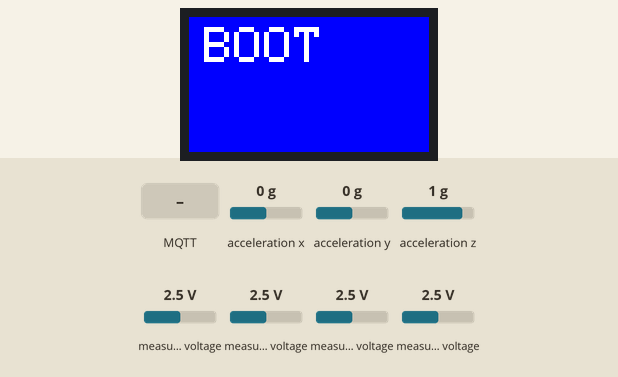
Simulated run of this sketch. Board: ESP32. Shown: 240×135 colour display. The test bench sets the inputs (shaded band); at power-on: acceleration x 0 g, acceleration y 0 g, acceleration z 1 g, measured voltage 2.5 V. WiFi joins after 1.5 s; servers stay silent unless stated; no MQTT or app messages arrive unless stated; what the sketch prints to the serial monitor is not drawn.

Above: at 0.2 s.
At 2.8 s:
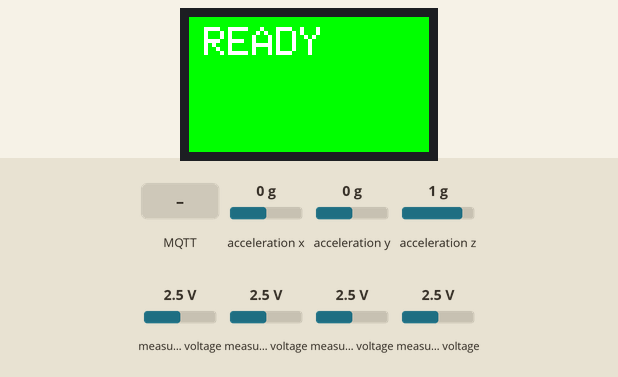
2.9 s: MQTT message "1" arrives on the first subscribed topic
4.8 s: MQTT message "on" arrives on the first subscribed topic
6.4 s: MQTT message "off" arrives on the first subscribed topic
Timing chart, 0 to 9.4 s (numbered marks = the images above; inputs shaded):
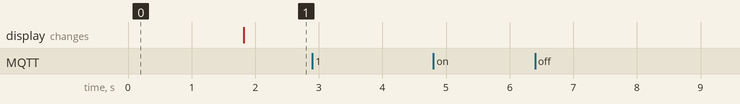

The sketch:

MQTT_thingspeak.ino
```cpp
/*
MQTT Client for Thinkspeak
Author : R. Sutthaweekul
*/

#include <M5StickCPlus.h>
#include <WiFi.h>
#include <PubSubClient.h>
#include <Adafruit_ADS1X15.h>

#include "config.h"

//WIFI
const char* ssid = WIFI_SSID;
const char* password = WIFI_PASSWD;
const char* mqtt_server = MQTT_SERVER;

//MQTT client
WiFiClient espClient;
PubSubClient client(espClient);
//ADS

Adafruit_ADS1115 ads;

void setup_wifi() {

  delay(10);
  // We start by connecting to a WiFi network
  Serial.println();
  Serial.print("Connecting to ");
  Serial.println(ssid);

  WiFi.mode(WIFI_STA);
  WiFi.begin(ssid, password);

  while (WiFi.status() != WL_CONNECTED) {
    delay(500);
    Serial.print(".");
  }

  randomSeed(micros());

  Serial.println("");
  Serial.println("WiFi connected");
  Serial.println("IP address: ");
  Serial.println(WiFi.localIP());
}

void callback(char* topic, byte* payload, unsigned int length) {
  Serial.print("Message arrived [");
  Serial.print(topic);
  Serial.print("] ");
  for (int i = 0; i < length; i++) {
    Serial.print((char)payload[i]);
  }
  Serial.println();
}

void reconnect() {
  // Loop until it is connected
  while (!client.connected()) {

    Serial.print("Attempting MQTT connection...");
    //String clientId = "MQTT_Werkplaats";
    // Attempt to connect
    if (client.connect(SECRET_MQTT_CLIENT_ID, SECRET_MQTT_USERNAME, SECRET_MQTT_PASSWORD)) {
      Serial.println("connected");

      char subscribe_topic[100];
      sprintf(subscribe_topic,"channels/%s/subscribe",MQTT_CHANNEL);
      client.subscribe(subscribe_topic);
      sprintf(subscribe_topic,"channels/%s/subscribe/fields/%s",MQTT_CHANNEL,"field1");
      client.subscribe(subscribe_topic);

      Serial.println("subscribed");
      M5.Lcd.fillScreen(GREEN);
      M5.Lcd.setCursor(15, 10);
      M5.Lcd.setTextColor(WHITE);
      M5.Lcd.setTextSize(4);
      M5.Lcd.printf("READY");
      //client.subscribe("tkkrlab/spacestate");

    } else {
      Serial.print("failed, rc=");
      Serial.print(client.state());
      Serial.println(" try again in 5 seconds");
      // Wait 5 seconds before retrying
      delay(5000);
    }
  }
}

void setup() {

  M5.begin();
  M5.Lcd.setRotation(1);

  M5.Lcd.fillScreen(BLUE);
  M5.Lcd.setCursor(15, 10);
  M5.Lcd.setTextColor(WHITE);
  M5.Lcd.setTextSize(5);
  M5.Lcd.printf("BOOT");

  Serial.begin(115200);

  setup_wifi();
  client.setServer(mqtt_server, 1883);
  client.setCallback(callback);
  client.setBufferSize(2048);

  if (!ads.begin()) {
    Serial.println("Failed to initialize ADS.");
    while (1);
  }
}

void loop() {

  if (!client.connected()) {
    reconnect();
  }
  client.loop();

  static int c=0;
  int16_t adc0, adc1, adc2, adc3;
  float volts0, volts1, volts2, volts3,accX = 0.0F,accY = 0.0F, accZ = 0.0F;
  char topic[40];
  char payload[100];
  adc0 = ads.readADC_SingleEnded(0);
  adc1 = ads.readADC_SingleEnded(1);
  adc2 = ads.readADC_SingleEnded(2);
  adc3 = ads.readADC_SingleEnded(3);

  volts0 = ads.computeVolts(adc0);
  volts1 = ads.computeVolts(adc1);
  volts2 = ads.computeVolts(adc2);
  volts3 = ads.computeVolts(adc3);

  M5.IMU.getAccelData(&accX,&accY,&accZ);
  sprintf(topic,"channels/%s/publish", MQTT_CHANNEL);
  sprintf(payload,"field1=%.4f&field2=%.4f&field3=%.4f&field4=%.4f&field5=6.2f&status=MQTTPUBLISH",volts0,volts1,volts2,volts3,accZ);
  client.publish(topic, payload);
  Serial.println("Topic and Payload sent");
  delay(500);
  /*if(digitalRead(BUTTON_A_PIN) == 0) {
    char topic[40];
    char payload[100];
    sprintf(topic,"channels/%s/publish", MQTT_CHANNEL);
    sprintf(payload,"field1=%d&field2=%d&field3=%d&field4=%.4f&status=MQTTPUBLISH",c,c%2,c%3,c%4);
    client.publish(topic, payload);
    Serial.println("Button pressed");
    delay(500);

    M5.Lcd.setCursor(20, 53);
    M5.Lcd.setTextColor(WHITE,GREEN);
    M5.Lcd.setTextSize(2);
    M5.Lcd.printf("c=%2d",c);

    c>=12? c=0: c++;
  };*/
}
```

config.h
```cpp
// WiFi Credential
#define WIFI_SSID "Erufu"
#define WIFI_PASSWD "Delta_006"

// Thingspeak
#define MQTT_SERVER "mqtt3.thingspeak.com"
#define MQTT_CHANNEL "1850649"

#define SECRET_MQTT_USERNAME "KSkrBCgiEAA9AiMpDzwrExs"
#define SECRET_MQTT_CLIENT_ID "KSkrBCgiEAA9AiMpDzwrExs"
#define SECRET_MQTT_PASSWORD "eatO+tqAmxNVOVxv+byKi7Hy"
```

Measured:
- after the input at 2.9 s, every drawn part: stays the same
- after the input at 4.8 s, every drawn part: stays the same
- after the input at 6.4 s, every drawn part: stays the same
